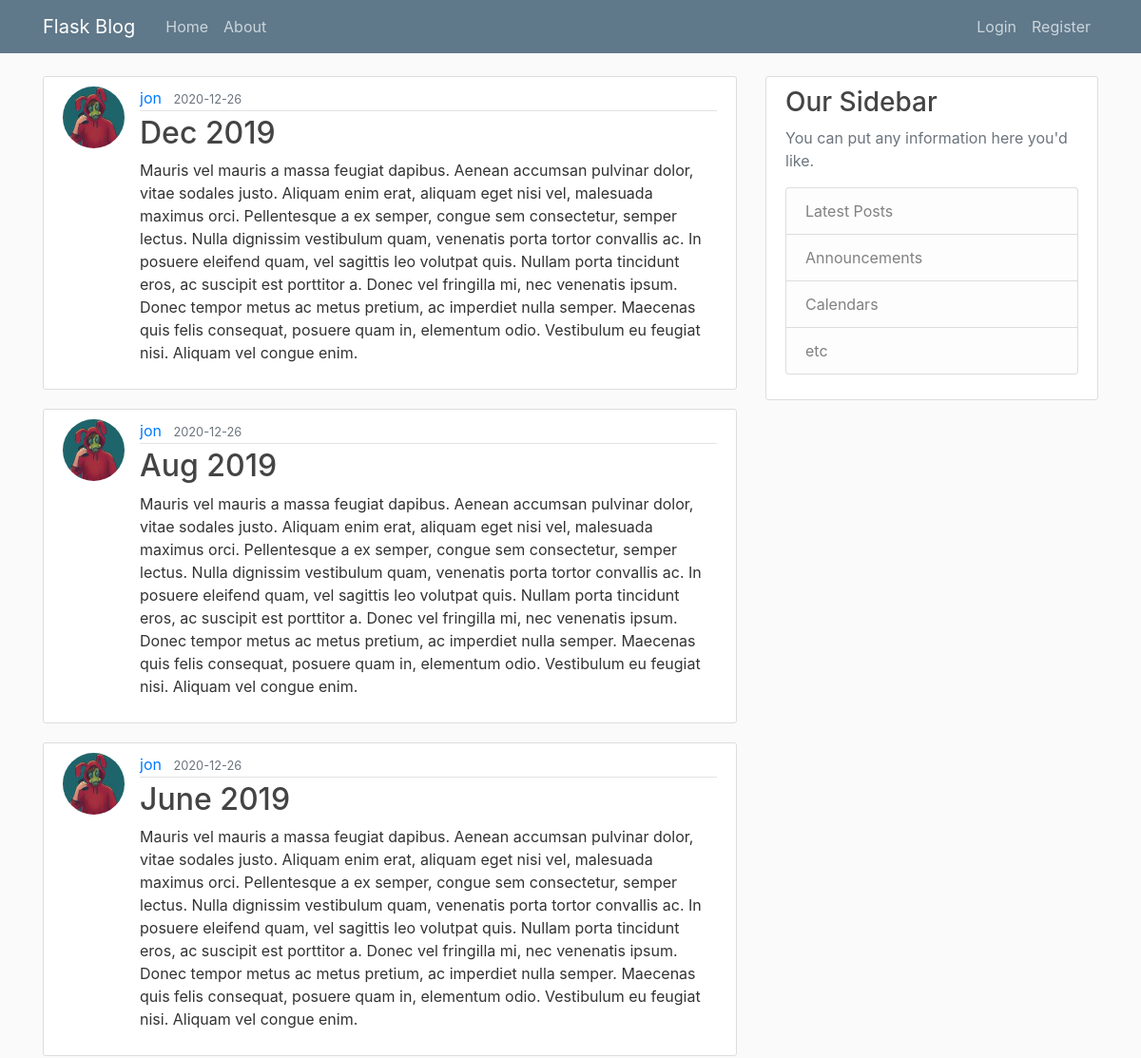
Page /home (upper part) on the earlier database version.
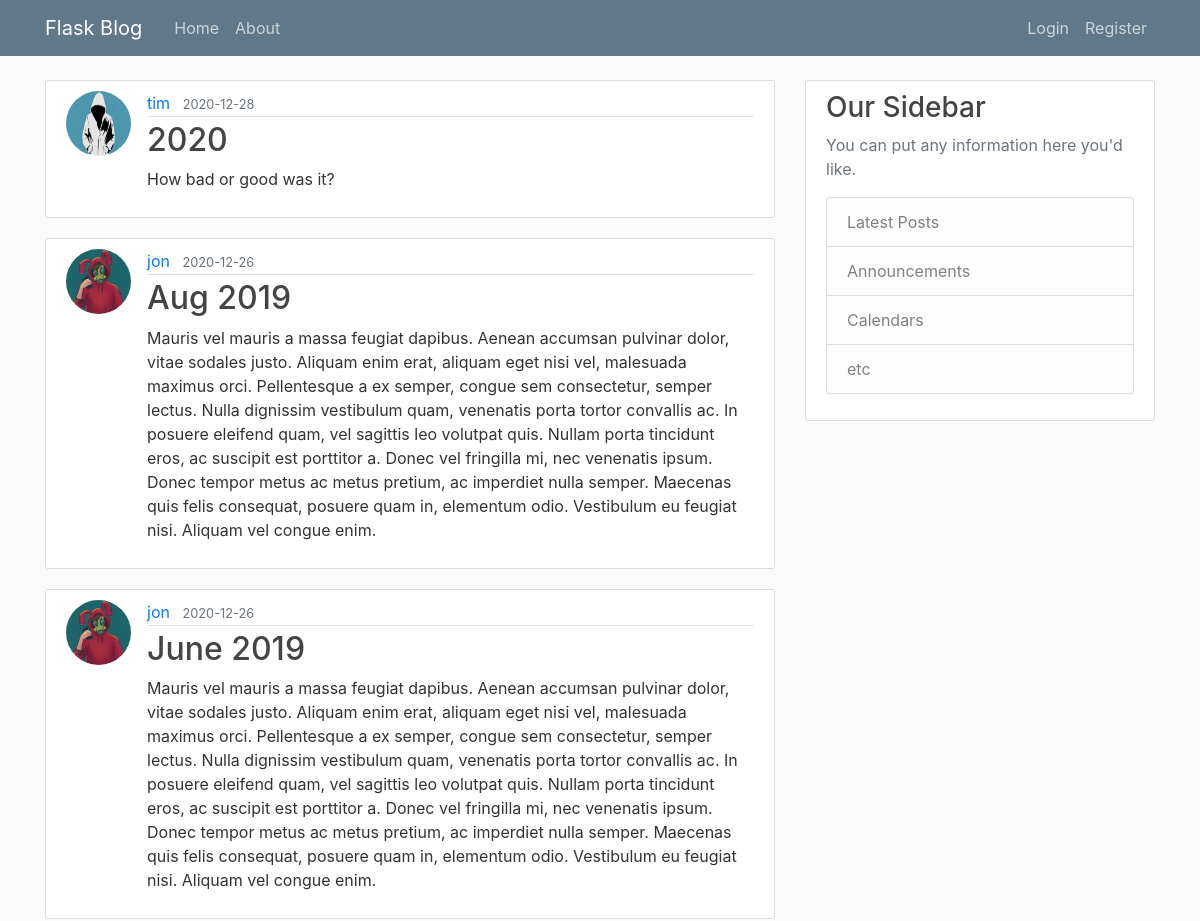
Same page on the later database version.
### flaskblog/models.py (models this page shows, shortened)
class Post(db.Model):
    id = db.Column(db.Integer, primary_key=True)
    title = db.Column(db.String(100), nullable=False)
    date_posted = db.Column(db.DateTime, nullable=False, default=datetime.utcnow)
    content = db.Column(db.Text, nullable=False)
    user_id = db.Column(db.Integer, db.ForeignKey('user.id'), nullable=False)

class User(db.Model, UserMixin):
    id = db.Column(db.Integer, primary_key=True)
    username = db.Column(db.String(20), unique=True, nullable=False)
    email = db.Column(db.String(120), unique=True, nullable=False)
    image_file = db.Column(db.String(20), nullable=False, default='default.jpg')
    password = db.Column(db.String(60), nullable=False)
    posts = db.relationship('Post', backref='author', lazy=True)

### flaskblog/main/routes.py (the view)
@main.route('/')
@main.route('/home')
def home():
    page = request.args.get('page', 1, type=int)
    posts = Post.query.order_by(Post.date_posted.desc()).paginate(page=page, per_page=5)
    return render_template('home.html', posts=posts)

### flaskblog/templates/home.html (shortened to what this page needs)
{% extends "layout.html" %}
{% block content %}
    {% for post in posts.items %}
        <article class="media content-section">
            <img class="rounded-circle article-img" src="{{ url_for('static', filename='profile_pics/' + post.author.image_file) }}">
            <div class="media-body">
                <div class="article-metadata">
                    <a class="mr-2" href="{{ url_for('users.user_post', username=post.author.username) }}">{{ post.author.username }}</a>
                    <small class="text-muted">{{ post.date_posted.strftime('%Y-%m-%d') }}</small>
                </div>
                <h2><a class="article-title" href="{{ url_for('posts.post', post_id=post.id) }}">{{ post.title }}</a></h2>
                <p class="article-content">{{ post.content }}</p>
            </div>
        </article>
    {% endfor %}
{% endblock content %}

Differences in the rows shown:
removed Post: image_file (picture), author.username "jon", date_posted "2020-12-26", title "Dec 2019", content "Mauris vel mauris a massa feugiat dapibus. Aenean accumsan pulvinar dolor, vitae sodales justo. Aliquam enim erat, aliquam eget nisi vel, malesuada maximus orci. Pellentesque a ex semper, congue sem consectetur, semper lectus. Nulla dignissim vestibulum quam, venenatis porta tortor convallis ac. In posuere eleifend quam, vel sagittis leo volutpat quis. Nullam porta tincidunt eros, ac suscipit est porttitor a. Donec vel fringilla mi, nec venenatis ipsum. Donec tempor metus ac metus pretium, ac imperdiet nulla semper. Maecenas quis felis consequat, posuere quam in, elementum odio. Vestibulum eu feugiat nisi. Aliquam vel congue enim."
added Post: image_file (picture), author.username "tim", date_posted "2020-12-28", title "2020", content "How bad or good was it?"
